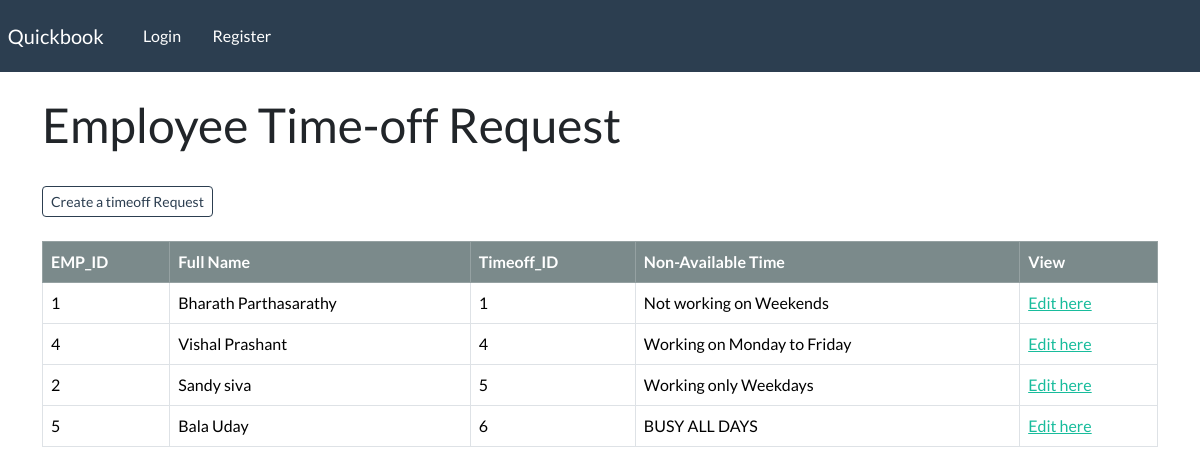
Page /time-off on the committed database.
### webapp/models.py (models this page shows)
class time_off_table(models.Model):
    Timeoff_id= models.AutoField(primary_key=True)
    timeoff_available= models.TextField()
    emp_fname=models.CharField(max_length=100)
    emp_lname=models.CharField(max_length=100)
    emp_id=models.ForeignKey(employee_record,on_delete=models.CASCADE, null=True)

class employee_record(models.Model):
    emp_id = models.AutoField(primary_key=True)
    emp_fname = models.CharField(max_length=100)
    emp_lname = models.CharField(max_length=100)
    emp_email = models.CharField(max_length=100)
    emp_phone = models.IntegerField()
    emp_address = models.CharField(max_length=250)
    emp_designation = models.CharField(max_length=100)
    def __str__(self):
        return str(self.emp_id)

### webapp/views.py (the view)
# urls.py: path('time-off', views.time_off, name="time-off"),
def time_off(request):
      my_records = time_off_table.objects.all()
      context = {'records': my_records}
      return render(request, 'webapp/timeoff.html', context=context)

### webapp/templates/webapp/timeoff.html
{% extends 'webapp/base.html' %}
{% load crispy_forms_tags %}
{% block content %}
<body>
    <h1>Employee Time-off Request</h1>
    <br>
    <a class="btn btn-outline-primary btn-sm" href="{% url 'create-record-toff' %}">
        Create a timeoff Request
    </a>
    <br>
    <br>
    <table class="table table-hover table-bordered">
        <thead class="table-dark">
            <tr>
                <th scope="col"> EMP_ID </th>
                <th scope="col"> Full Name </th>
                <th scope="col"> Timeoff_ID </th>
                <th scope="col"> Non-Available Time </th>
                <th scope="col"> View </th>
            </tr>
        </thead>
        <tbody>
        {% if records %}
            {% for record in records %}
                <tr>
                    <td> {{record.emp_id}} </td>
                    <td> {{record.emp_id.emp_fname}}  {{record.emp_id.emp_lname}} </td>
                    <td> {{record.Timeoff_id}} </td>
                    <td> {{record.timeoff_available}} </td>
                    <td> <a href="{% url 'toff-record' record.Timeoff_id %}"> Edit here </a> </td>
                </tr>
            {% endfor %}
        {% endif %}
        </tbody>
    </table>
{% endblock %}

### rows in the picture
time_off_table: emp_id "1", emp_id.emp_fname "Bharath", emp_id.emp_lname "Parthasarathy", Timeoff_id "1", timeoff_available "Not working on Weekends"
time_off_table: emp_id "4", emp_id.emp_fname "Vishal", emp_id.emp_lname "Prashant", Timeoff_id "4", timeoff_available "Working on Monday to Friday"
time_off_table: emp_id "2", emp_id.emp_fname "Sandy", emp_id.emp_lname "siva", Timeoff_id "5", timeoff_available "Working only Weekdays"
time_off_table: emp_id "5", emp_id.emp_fname "Bala", emp_id.emp_lname "Uday", Timeoff_id "6", timeoff_available "BUSY ALL DAYS"
